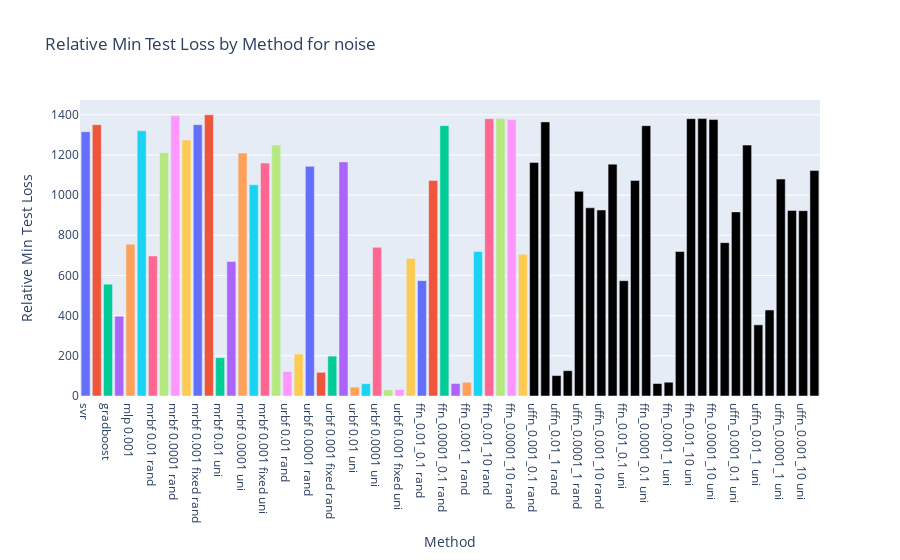

Source (notebook cell):
### Code cell
import plotly.graph_objects as go
import plotly.express as px

colors = px.colors.qualitative.Plotly

colors = [*colors,*colors,*colors,*colors]

dataset_names = list(min_test_loss.keys())

for dataset_name in dataset_names:
    # Extract methods and corresponding test losses for the current dataset
    methods = list(min_test_loss[dataset_name].keys())
    test_losses = [min_test_loss[dataset_name][method] for method in methods]

    # Create a bar chart for the current dataset
    fig = go.Figure(data=[
        go.Bar(
            x=methods,
            y=test_losses,
            name=dataset_name,
            marker_color=colors[:len(methods)]  # Assign different colors to each bar
        )
    ])

    print(methods)
    
    # Customize the layout
    fig.update_layout(
        title=f'Relative Min Test Loss by Method for {dataset_name}',
        xaxis=dict(
            title='Method',
            #tickmode='array',
            #tickvals=list(range(len(methods))),
            #ticktext=methods
        ),
        yaxis=dict(
            title='Relative Min Test Loss'
        ),
        legend_title=dataset_name
        # Additional customizations can be added here
    )

    # Show the plot
    fig.show()

### Figure 1 — Plotly figure (JSON) as saved in the notebook; plotly's stock layout.template omitted (floating-point values rounded to 4 significant figures)
{"data": [{"marker": {"color": ["#636EFA", "#EF553B", "#00CC96", "#AB63FA", "#FFA15A", "#19D3F3", "#FF6692", "#B6E880", "#FF97FF", "#FECB52", "#636EFA", "#EF553B", "#00CC96", "#AB63FA", "#FFA15A", "#19D3F3", "#FF6692", "#B6E880", "#FF97FF", "#FECB52", "#636EFA", "#EF553B", "#00CC96", "#AB63FA", "#FFA15A", "#19D3F3", "#FF6692", "#B6E880", "#FF97FF", "#FECB52", "#636EFA", "#EF553B", "#00CC96", "#AB63FA", "#FFA15A", "#19D3F3", "#FF6692", "#B6E880", "#FF97FF", "#FECB52"]}, "name": "noise", "type": "bar", "x": ["svr", "pls", "gradboost", "mlp 0.01", "mlp 0.001", "mlp 0.0001", "mrbf 0.01 rand", "mrbf 0.001 rand", "mrbf 0.0001 rand", "mrbf 0.01 fixed rand", "mrbf 0.001 fixed rand", "mrbf 0.0001 fixed rand", "mrbf 0.01 uni", "mrbf 0.001 uni", "mrbf 0.0001 uni", "mrbf 0.01 fixed uni", "mrbf 0.001 fixed uni", "mrbf 0.0001 fixed uni", "urbf 0.01 rand", "urbf 0.001 rand", "urbf 0.0001 rand", "urbf 0.01 fixed rand", "urbf 0.001 fixed rand", "urbf 0.0001 fixed rand", "urbf 0.01 uni", "urbf 0.001 uni", "urbf 0.0001 uni", "urbf 0.01 fixed uni", "urbf 0.001 fixed uni", "urbf 0.0001 fixed uni", "ffn_0.01_0.1 rand", "ffn_0.001_0.1 rand", "ffn_0.0001_0.1 rand", "ffn_0.01_1 rand", "ffn_0.001_1 rand", "ffn_0.0001_1 rand", "ffn_0.01_10 rand", "ffn_0.001_10 rand", "ffn_0.0001_10 rand", "uffn_0.01_0.1 rand", "uffn_0.001_0.1 rand", "uffn_0.0001_0.1 rand", "uffn_0.01_1 rand", "uffn_0.001_1 rand", "uffn_0.0001_1 rand", "uffn_0.01_10 rand", "uffn_0.001_10 rand", "uffn_0.0001_10 rand", "ffn_0.01_0.1 uni", "ffn_0.001_0.1 uni", "ffn_0.0001_0.1 uni", "ffn_0.01_1 uni", "ffn_0.001_1 uni", "ffn_0.0001_1 uni", "ffn_0.01_10 uni", "ffn_0.001_10 uni", "ffn_0.0001_10 uni", "uffn_0.01_0.1 uni", "uffn_0.001_0.1 uni", "uffn_0.0001_0.1 uni", "uffn_0.01_1 uni", "uffn_0.001_1 uni", "uffn_0.0001_1 uni", "uffn_0.01_10 uni", "uffn_0.001_10 uni", "uffn_0.0001_10 uni"], "y": [1315.0, 1350.0, 556.8, 397.1, 755.4, 1320.0, 696.9, 1211.0, 1394.0, 1274.0, 1351.0, 1400.0, 190.8, 669.9, 1209.0, 1051.0, 1159.0, 1249.0, 121.6, 209.0, 1143.0, 117.7, 198.5, 1165.0, 44.12, 61.2, 740.0, 30.35, 32.22, 684.8, 574.1, 1073.0, 1346.0, 61.97, 68.56, 719.4, 1380.0, 1381.0, 1376.0, 705.2, 1163.0, 1364.0, 101.6, 126.0, 1019.0, 936.6, 926.0, 1154.0, 574.1, 1073.0, 1346.0, 61.97, 68.56, 719.4, 1380.0, 1381.0, 1376.0, 763.3, 916.4, 1249.0, 354.1, 428.1, 1080.0, 923.8, 922.4, 1122.0]}], "layout": {"legend": {"title": {"text": "noise"}}, "title": {"text": "Relative Min Test Loss by Method for noise"}, "xaxis": {"title": {"text": "Method"}}, "yaxis": {"title": {"text": "Relative Min Test Loss"}}}}
